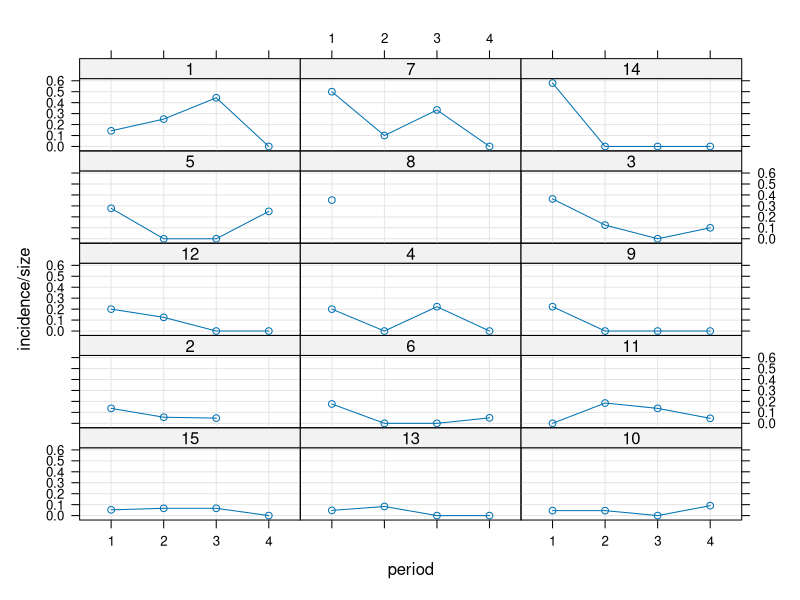

This figure's R source: (Note: this script raises an error after producing the figure.)
library(lme4)
?glmer


## generalized linear mixed model
library(lattice)
xyplot(incidence/size ~ period|herd, cbpp, type=c('g','p','l'),
       layout=c(3,5), index.cond = function(x,y)max(y))


(gm1 <- glmer(cbind(incidence, size - incidence) ~ period + (1 | herd),
              data = cbpp, family = binomial))


## using nAGQ=0 only gets close to the optimum
(gm1a <- glmer(cbind(incidence, size - incidence) ~ period + (1 | herd),
               cbpp, binomial, nAGQ = 0))


## using  nAGQ = 9  provides a better evaluation of the deviance
## Currently the internal calculations use the sum of deviance residuals,
## which is not directly comparable with the nAGQ=0 or nAGQ=1 result.
## 'verbose = 1' monitors iteratin a bit; (verbose = 2 does more):
(gm1a <- glmer(cbind(incidence, size - incidence) ~ period + (1 | herd),
               cbpp, binomial, verbose = 1, nAGQ = 9))

## GLMM with individual-level variability (accounting for overdispersion)
## For this data set the model is the same as one allowing for a period:herd
## interaction, which the plot indicates could be needed.
cbpp$obs <- 1:nrow(cbpp)
(gm2 <- glmer(cbind(incidence, size - incidence) ~ period +
                (1 | herd) +  (1|obs),
              family = binomial, data = cbpp))
anova(gm1,gm2)



## glmer and glm log-likelihoods are consistent
gm1Devfun <- update(gm1,devFunOnly=TRUE)
gm0 <- glm(cbind(incidence, size - incidence) ~ period,
           family = binomial, data = cbpp)


## evaluate GLMM deviance at RE variance=theta=0, beta=(GLM coeffs)
gm1Dev0 <- gm1Devfun(c(0,coef(gm0)))
## compare
stopifnot(all.equal(gm1Dev0,c(-2*logLik(gm0))))
## the toenail oncholysis data from Backer et al 1998
## these data are notoriously difficult to fit
## Not run: 


if (require("HSAUR3")) {
  gm2 <- glmer(outcome~treatment*visit+(1|patientID),
               data=toenail,
               family=binomial,nAGQ=20)
}

## End(Not run)





?select


library(nlme) # will be loaded automatically if omitted
summary(glmmPQL(y ~ trt + I(week > 2), random = ~ 1 | ID,
                family = binomial, data = bacteria))
